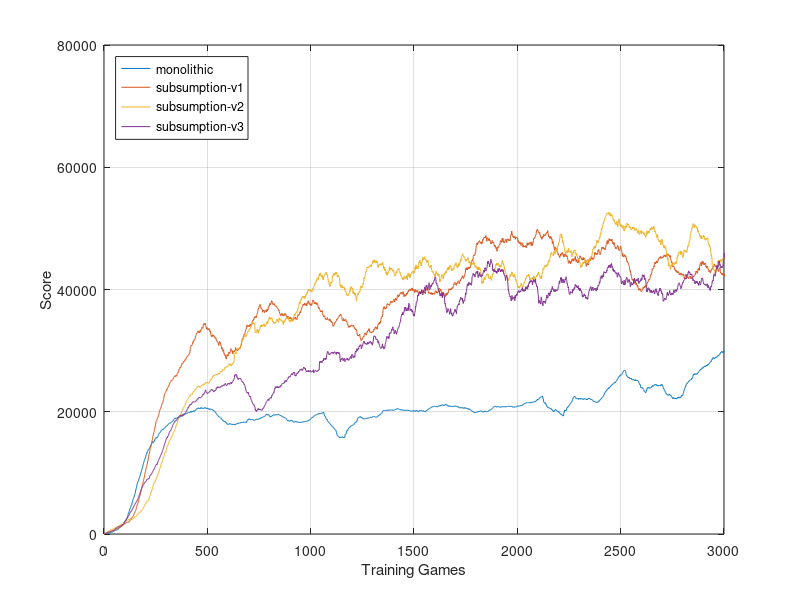

Here is the MATLAB script that generated this plot:
clear all; close all; clc;

%% Read data from CSV in the same folder
mono = csvread('scores.monolithic.threshold.csv',1,0);
sub1 = csvread('scores.subsumption-v1.threshold.csv',1,0);
sub2 = csvread('scores.subsumption-v2.threshold.csv',1,0);
sub3 = csvread('scores.subsumption-v3.threshold.csv',1,0);

%% Generate plot
n = 100;
xmin = 0;
xmax = 3000;
f = @(X,n) filter(ones(1,n)./n,eye(n,1),X);

plot(mono(:,1),f(mono(:,2),n), ...
    sub1(:,1),f(sub1(:,2),n), ...
    sub2(:,1),f(sub2(:,2),n), ...
    sub3(:,1),f(sub3(:,2),n));
xlabel('Training Games');
ylabel('Score');
xlim([xmin xmax]);
legend('monolithic','subsumption-v1','subsumption-v2','subsumption-v3','Location','northwest');
grid on;

saveas(gcf,'generalization.eps','epsc');
